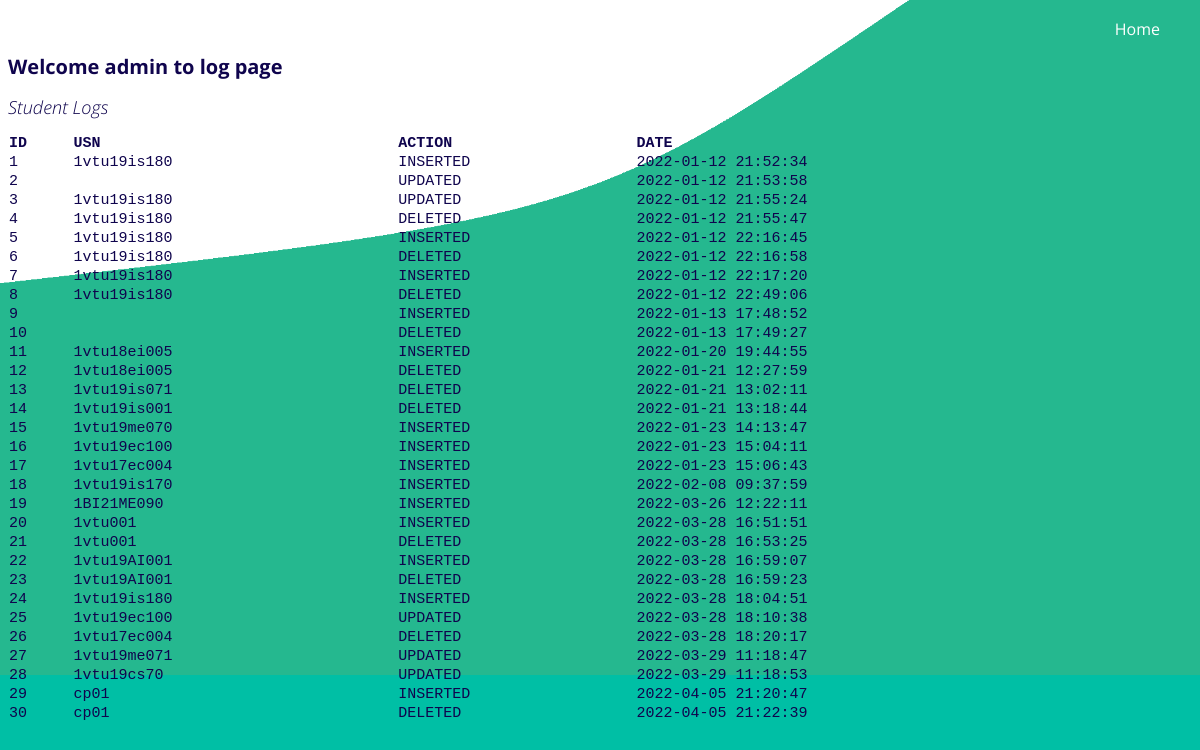
Screenshot of /gittest/logs.php with the database file from the repository.
### tables this page shows
CREATE TABLE `student_logs` (
  `id` int(11) NOT NULL,
  `usn` varchar(45) NOT NULL,
  `action` varchar(45) NOT NULL,
  `cdate` datetime NOT NULL
);

### gittest/logs.php (the view, shortened to what this page needs)
<?php
include('connection.php');
?>
<!DOCTYPE html>
<html lang="en">
<head>
    <div class="mnu">
    <a
        href="admin.php"
        style="
          text-decoration: none;
          color: white;
          padding: 12px 12px 12px 12px;
        "
        >Home</a
      >
    </div>
</head>
<body>
    <h1>Welcome admin to log page</h1>
    <h2>Student Logs</h2>
    <table style="width: 100%;">
    <tr>
    <th>ID</th>
    <th>USN</th>
    <th>ACTION</th>
    <th>DATE</th>
  </tr>
  <?php
$sql = "select id, usn, action, cdate from `scms`.`student_logs`;";
$result=$conn-> query($sql);
if($result-> num_rows>0){
    while($row = $result-> fetch_assoc()){
        echo "<tr><td>". $row["id"]. "</td><td>". $row["usn"] . "</td><td>" . $row["action"] . "</td><td>" . $row["cdate"] . "</td></tr>";
    }
    echo "</table>";
}
else{
    echo "0 result";
}
  ?>
</body>
</html>

### gittest/logs.php (style rules this page uses)
.mnu { padding-top: 10px; text-align: right; padding-right: 20px; }
body { background-color: #00bfa5; font-family: "Open Sans", sans-serif; background-image: url(images_student/bg1.png); background-repeat: no-repeat; background-size: 100%; background-position: auto; }
table { border-collapse: collapse; width: 100%; color: rgb(15, 4, 77); font-family: monospace; font-size: 15px; text-align: left; }
h1 { text-align: left; font-size: 20px; font-family: "Open Sans", sans-serif; color: rgb(15, 4, 77); }
h2 { text-align: left; font-size: 18px; font-family: "Open Sans", sans-serif; color: rgb(15, 4, 77); font-weight: lighter; font-style: italic; }

### rows the page displays
student_logs: id "1", usn "1vtu19is180", action "INSERTED", cdate "2022-01-12 21:52:34"
student_logs: id "2", action "UPDATED", cdate "2022-01-12 21:53:58"
student_logs: id "3", usn "1vtu19is180", action "UPDATED", cdate "2022-01-12 21:55:24"
student_logs: id "4", usn "1vtu19is180", action "DELETED", cdate "2022-01-12 21:55:47"
student_logs: id "5", usn "1vtu19is180", action "INSERTED", cdate "2022-01-12 22:16:45"
student_logs: id "6", usn "1vtu19is180", action "DELETED", cdate "2022-01-12 22:16:58"
student_logs: id "7", usn "1vtu19is180", action "INSERTED", cdate "2022-01-12 22:17:20"
student_logs: id "8", usn "1vtu19is180", action "DELETED", cdate "2022-01-12 22:49:06"
student_logs: id "9", action "INSERTED", cdate "2022-01-13 17:48:52"
student_logs: id "10", action "DELETED", cdate "2022-01-13 17:49:27"
student_logs: id "11", usn "1vtu18ei005", action "INSERTED", cdate "2022-01-20 19:44:55"
student_logs: id "12", usn "1vtu18ei005", action "DELETED", cdate "2022-01-21 12:27:59"
student_logs: id "13", usn "1vtu19is071", action "DELETED", cdate "2022-01-21 13:02:11"
student_logs: id "14", usn "1vtu19is001", action "DELETED", cdate "2022-01-21 13:18:44"
student_logs: id "15", usn "1vtu19me070", action "INSERTED", cdate "2022-01-23 14:13:47"
student_logs: id "16", usn "1vtu19ec100", action "INSERTED", cdate "2022-01-23 15:04:11"
student_logs: id "17", usn "1vtu17ec004", action "INSERTED", cdate "2022-01-23 15:06:43"
student_logs: id "18", usn "1vtu19is170", action "INSERTED", cdate "2022-02-08 09:37:59"
student_logs: id "19", usn "1BI21ME090", action "INSERTED", cdate "2022-03-26 12:22:11"
student_logs: id "20", usn "1vtu001", action "INSERTED", cdate "2022-03-28 16:51:51"
student_logs: id "21", usn "1vtu001", action "DELETED", cdate "2022-03-28 16:53:25"
student_logs: id "22", usn "1vtu19AI001", action "INSERTED", cdate "2022-03-28 16:59:07"
student_logs: id "23", usn "1vtu19AI001", action "DELETED", cdate "2022-03-28 16:59:23"
student_logs: id "24", usn "1vtu19is180", action "INSERTED", cdate "2022-03-28 18:04:51"
student_logs: id "25", usn "1vtu19ec100", action "UPDATED", cdate "2022-03-28 18:10:38"
student_logs: id "26", usn "1vtu17ec004", action "DELETED", cdate "2022-03-28 18:20:17"
student_logs: id "27", usn "1vtu19me071", action "UPDATED", cdate "2022-03-29 11:18:47"
student_logs: id "28", usn "1vtu19cs70", action "UPDATED", cdate "2022-03-29 11:18:53"
student_logs: id "29", usn "cp01", action "INSERTED", cdate "2022-04-05 21:20:47"
student_logs: id "30", usn "cp01", action "DELETED", cdate "2022-04-05 21:22:39"
